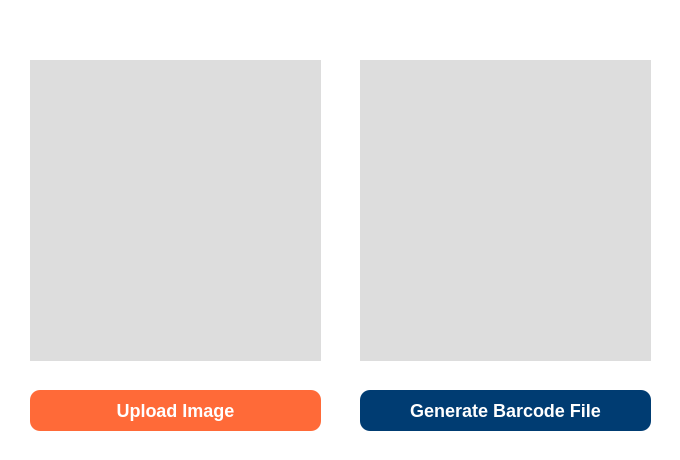
<?xml version="1.0" encoding="UTF-8"?>
<ui version="4.0">
 <class>mainWindow</class>
 <widget class="QWidget" name="mainWindow">
  <property name="geometry">
   <rect>
    <x>0</x>
    <y>0</y>
    <width>680</width>
    <height>460</height>
   </rect>
  </property>
  <property name="windowTitle">
   <string>Content Based Image Retrieval</string>
  </property>
  <property name="styleSheet">
   <string notr="true">font: &quot;Arial&quot;;
font: 10pt &quot;MS Shell Dlg 2&quot;;
color: #2F4858;
background-color: #FFFFFF;</string>
  </property>
  <widget class="QWidget" name="gridLayoutWidget">
   <property name="geometry">
    <rect>
     <x>30</x>
     <y>60</y>
     <width>291</width>
     <height>301</height>
    </rect>
   </property>
   <layout class="QGridLayout" name="gridLeft">
    <item row="0" column="0">
     <widget class="QLabel" name="imgPreview">
      <property name="styleSheet">
       <string notr="true">background-color: #DDDDDD;</string>
      </property>
      <property name="text">
       <string/>
      </property>
     </widget>
    </item>
   </layout>
  </widget>
  <widget class="QWidget" name="gridLayoutWidget_2">
   <property name="geometry">
    <rect>
     <x>360</x>
     <y>60</y>
     <width>291</width>
     <height>301</height>
    </rect>
   </property>
   <layout class="QGridLayout" name="gridRight">
    <item row="0" column="0">
     <widget class="QLabel" name="imgResult">
      <property name="styleSheet">
       <string notr="true">background-color: #DDDDDD;</string>
      </property>
      <property name="text">
       <string/>
      </property>
     </widget>
    </item>
   </layout>
  </widget>
  <widget class="QPushButton" name="browse">
   <property name="geometry">
    <rect>
     <x>30</x>
     <y>390</y>
     <width>291</width>
     <height>41</height>
    </rect>
   </property>
   <property name="styleSheet">
    <string notr="true">color: white;
font-weight: bold;
font-size: 18px;
border-radius: 10px;
background-color: #FF6A38;
box-shadow: 0 2px 5px 0 rgba(213,217,217,.5);</string>
   </property>
   <property name="text">
    <string>Upload Image</string>
   </property>
  </widget>
  <widget class="QPushButton" name="generateBarcodes">
   <property name="geometry">
    <rect>
     <x>360</x>
     <y>390</y>
     <width>291</width>
     <height>41</height>
    </rect>
   </property>
   <property name="styleSheet">
    <string notr="true">color: white;
font-weight: bold;
font-size: 18px;
border-radius: 10px;
background-color: #003C72;
box-shadow: 0 2px 5px 0 rgba(213,217,217,.5);</string>
   </property>
   <property name="text">
    <string>Generate Barcode File</string>
   </property>
  </widget>
 </widget>
 <resources/>
 <connections/>
</ui>
